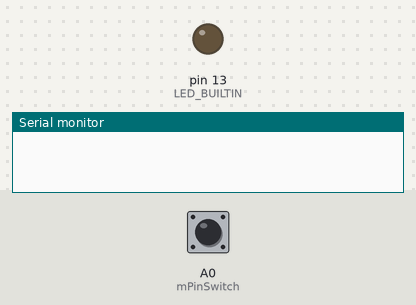
A sketch run on a simulated Arduino Uno, built with avr-gcc and run on an emulated ATmega328P. On the bench: output pins drawn as LEDs (lit = HIGH), the last lines printed to the serial monitor. Inputs (shaded band) come from the test bench; at power-on: A0 (mPinSwitch) LOW.

Above: at 1.2 s.
1.3 s: A0 (mPinSwitch) pulled HIGH for 0.15 s
At 1.8 s:
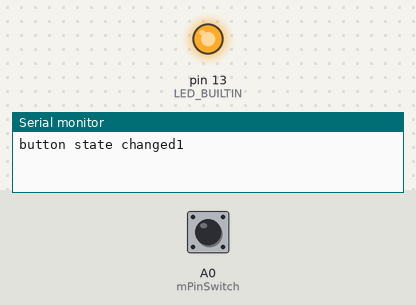
2.9 s: A0 (mPinSwitch) pulled HIGH for 1 s
At 4.3 s:
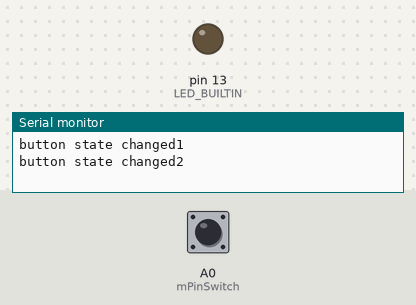
5.4 s: A0 (mPinSwitch) pulled HIGH for 3.2 s
At 6.2 s:
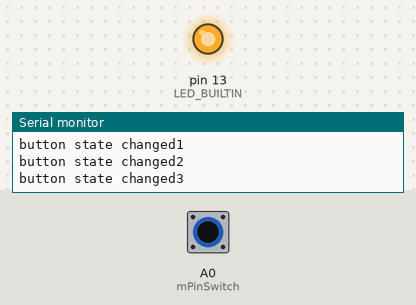
Timing chart, 0 to 8.4 s (numbered marks = the images above; inputs shaded):
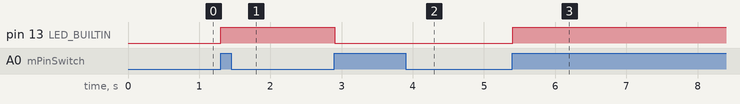

The sketch:

debounceTest.ino
```cpp
const int mPinSwitch = A0;

bool mLastState = false;
unsigned long mLastDebounceTime;
bool mButtonState = false;
int count = 0;

void setup() {
  // put your setup code here, to run once:
  pinMode(mPinSwitch, INPUT);
  pinMode(LED_BUILTIN, OUTPUT);
  Serial.begin(9600);
}

void loop() {
  // put your main code here, to run repeatedly:
  bool reading = digitalRead(mPinSwitch);

  // Current reading is different from the current buttonState(in software), and last time a debounce occured is more the the length of a debounce away
  if(reading != mLastState && (millis() - 50) > mLastDebounceTime){
    // Only change buttonstate when button is pressed down - Otherwise when you hold it down long enough, it will change states again because debounce time is over
    if(mLastState == LOW){
      mButtonState = !mButtonState;
      Serial.print("button state changed");
      Serial.println(++count);
    }
  }

  // If the state of the pin changed, change the var and memorize the last time it's changed
  if(reading != mLastState){
    mLastDebounceTime = millis();
    mLastState = reading;
  }

  digitalWrite(LED_BUILTIN, mButtonState);
  delay(50);
}
```

Measured:
- after the input at 1.3 s, pin 13 (LED_BUILTIN): LOW → HIGH at once
- after the input at 2.9 s, pin 13 (LED_BUILTIN): HIGH → LOW at once
- after the input at 5.4 s, pin 13 (LED_BUILTIN): LOW → HIGH at once
